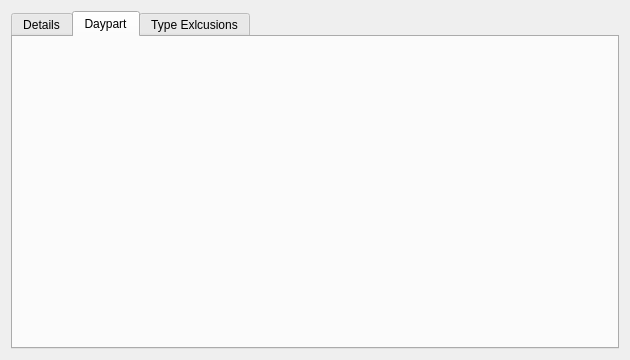
<?xml version="1.0" encoding="UTF-8"?>
<ui version="4.0">
 <class>VoiceOverForm</class>
 <widget class="QWidget" name="VoiceOverForm">
  <property name="geometry">
   <rect>
    <x>0</x>
    <y>0</y>
    <width>630</width>
    <height>360</height>
   </rect>
  </property>
  <property name="minimumSize">
   <size>
    <width>580</width>
    <height>250</height>
   </size>
  </property>
  <property name="windowTitle">
   <string>Form</string>
  </property>
  <layout class="QVBoxLayout" name="verticalLayout_5">
   <item>
    <widget class="QTabWidget" name="tabWidget">
     <property name="currentIndex">
      <number>1</number>
     </property>
     <widget class="QWidget" name="tab">
      <attribute name="title">
       <string>Details</string>
      </attribute>
      <widget class="QWidget" name="layoutWidget">
       <property name="geometry">
        <rect>
         <x>10</x>
         <y>20</y>
         <width>381</width>
         <height>161</height>
        </rect>
       </property>
       <layout class="QGridLayout" name="gridLayout">
        <item row="0" column="0">
         <widget class="QLabel" name="label">
          <property name="text">
           <string>Name:</string>
          </property>
         </widget>
        </item>
        <item row="0" column="1">
         <widget class="QLineEdit" name="edtName"/>
        </item>
        <item row="1" column="0">
         <widget class="QLabel" name="label_2">
          <property name="text">
           <string>Mobile No.:</string>
          </property>
         </widget>
        </item>
        <item row="1" column="1">
         <widget class="QLineEdit" name="edtMobile"/>
        </item>
        <item row="2" column="0">
         <widget class="QLabel" name="label_3">
          <property name="text">
           <string>Gender:</string>
          </property>
         </widget>
        </item>
        <item row="2" column="1">
         <widget class="QComboBox" name="cbGender"/>
        </item>
       </layout>
      </widget>
     </widget>
     <widget class="QWidget" name="tab_2">
      <attribute name="title">
       <string>Daypart</string>
      </attribute>
      <layout class="QVBoxLayout" name="verticalLayout_2">
       <item>
        <layout class="QVBoxLayout" name="vlDayPart"/>
       </item>
      </layout>
     </widget>
     <widget class="QWidget" name="tab_3">
      <attribute name="title">
       <string>Type Exlcusions</string>
      </attribute>
      <layout class="QVBoxLayout" name="verticalLayout_3">
       <item>
        <layout class="QVBoxLayout" name="vlTypeEx"/>
       </item>
      </layout>
     </widget>
    </widget>
   </item>
  </layout>
 </widget>
 <resources/>
 <connections/>
</ui>
